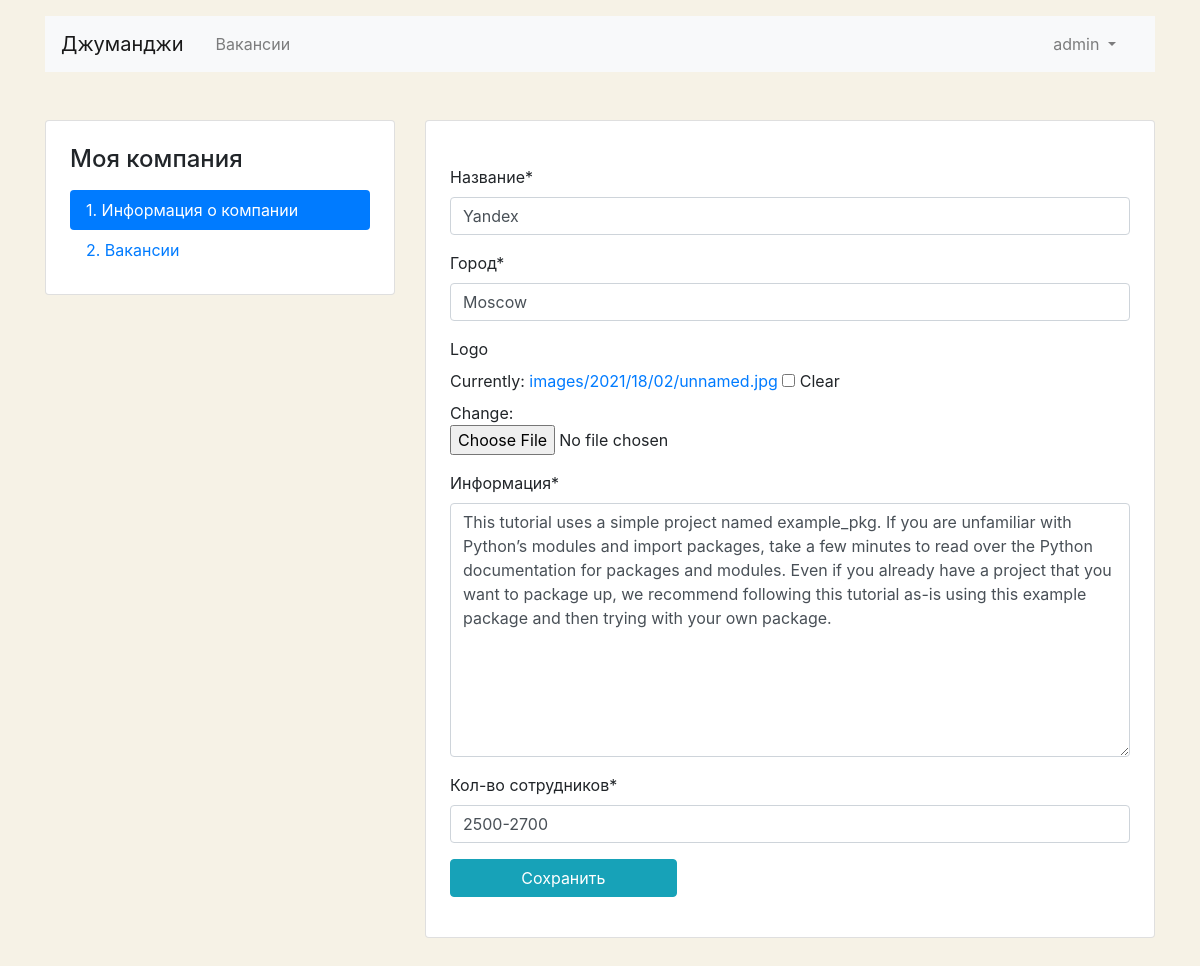
/mycompany/ (signed in), run on the app's committed database.
### company/models.py (models this page shows, shortened)
class Company(models.Model):
    title = models.CharField(
        max_length=30,
        verbose_name='Название',
    )
    location = models.CharField(
        max_length=50,
        verbose_name='Город',
    )
    logo = models.ImageField(
        upload_to='images/%Y/%d/%m/',
        verbose_name='Лого',
    )
    description = models.TextField(
        max_length=2000,
        verbose_name='Информация',
    )
    employee_count = models.CharField(
        max_length=100,
        verbose_name='Кол-во сотрудников',
    )
    owner = models.OneToOneField(
        User,
        on_delete=models.CASCADE,
        verbose_name='Владелец',
        null=True  # Убрать псоле удаления баз данных!!!
    )
    class Meta:
        verbose_name = 'Компания'
        verbose_name_plural = 'Компании'

### users/views.py (the view, shortened to what this page needs)
# urls.py: path('mycompany/', ProfileCompanyView.as_view(), name='profile_company'),
class ProfileCompanyView(View):
    def get(self, request):
        try:
            company = Company.objects.get(owner=request.user.id)
            return render(request, 'company/company_edit.html', context={'form': CompanyForm(instance=company)})
        except ObjectDoesNotExist:
            return render(request, 'company/company_edit.html', context={'form': CompanyForm()})

### company/forms.py
class CompanyForm(ModelForm):
    logo = forms.ImageField(required=False)
    class Meta:
        model = Company
        fields = ['title', 'location', 'logo', 'description', 'employee_count']

### templates/company/company_edit.html (shortened to what this page needs)
{% extends 'base/base.html' %}
{% load crispy_forms_filters %}
{% load crispy_forms_tags %}
{% block content %}
    <main class="container mt-3 pb-5">
        <div class="row mt-5">
            <div class="col-12 col-lg-4">
                <aside class="pt-3 pb-4 px-4 mb-5 card">
                    <h1 class="h4 pt-2 pb-2">Моя компания</h1>
                    <div class="nav flex-column nav-pills">
                        <a class="nav-link active" href="{% url 'profile_company' %}">1. Информация о&nbsp;компании</a>
                        <a class="nav-link" href="{% url 'profile_vacancies' %}">2. Вакансии</a>
                    </div>
                </aside>
            </div>
            <div class="col-12 col-lg-8">
                <div class="card">
                    <div class="card-body px-4 pb-4">
                        <form class="card mt-4 mb-3" style="border: none;" enctype="multipart/form-data" method="POST">
                            {{ form|crispy }}
                            <button type="submit" class="btn btn-info col-lg-4">Сохранить</button>
                        </form>
                    </div>
                </div>
            </div>
        </div>
    </main>
{% endblock %}

### templates/base/base.html (shortened to what this page needs)
<!DOCTYPE html>
<html lang="ru">
<head>
    <link rel="stylesheet" href="https://stackpath.bootstrapcdn.com/bootstrap/4.3.1/css/bootstrap.min.css"
>
</head>
<body>
<header class="container mt-3">
    <nav class="navbar navbar-expand-lg navbar-light bg-light">
        <a class="navbar-brand mr-4" href="{% url 'home' %}">Джуманджи</a>
        <div class="collapse navbar-collapse justify-content-between" id="navbarNav">
            <ul class="navbar-nav col-10">
                <li class="nav-item">
                    <a class="nav-link" href="{% url 'vacancies' %}">Вакансии</a>
                </li>
            </ul>
            <ul class="navbar-nav col-2 justify-content-end">
                {% if user.is_authenticated %}
                    <div class="collapse navbar-collapse justify-content-end" id="navbarNavDarkDropdown">
                        <ul class="navbar-nav">
                            <li class="nav-item dropdown">
                                <a class="nav-link dropdown-toggle" href="#" id="navbarDarkDropdownMenuLink"
                                   role="button"
                                   data-bs-toggle="dropdown" aria-expanded="false">
                                    {{ user.username }}
                                </a>
                            </li>
                        </ul>
                    </div>
                {% else %}
                    <li class="nav-item active">
                        <a href="{% url 'login' %}" class="nav-link font-weight-bold">Вход</a>
                    </li>
                {% endif %}
            </ul>
        </div>
    </nav>
</header>
{% block content %}
{% endblock %}
</body>
</html>

### templates/company/company_edit.html (style rules this page uses)
body { background-color: #F6F2E6; }

### data on the page
Company: title "Yandex", location "Moscow", description "This tutorial uses a simple project named example_pkg. If you are unfamiliar with Python’s modules and import packages, take a few minutes to read over the Python documentation for packages and modules. Even if you already have a project that you want to package up, we recommend following this tutorial as-is using this example package and then trying with your own package.", employee_count "2500-2700"

### other printed values
{{ user.username }} "admin"
